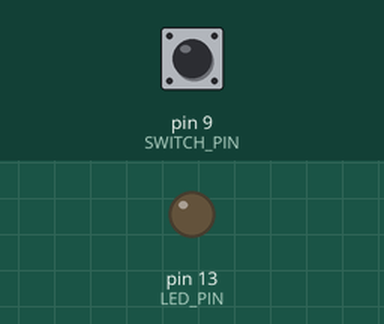
The sketch below on a simulated Arduino Uno, built with avr-gcc and run on an emulated ATmega328P. Shown: output pins drawn as LEDs (lit = HIGH). The test bench sets the inputs (shaded band); at power-on: pin 9 (SWITCH_PIN) HIGH.

Above: at 1.2 s.
1.3 s: pin 9 (SWITCH_PIN) pulled LOW for 0.15 s
At 1.4 s:
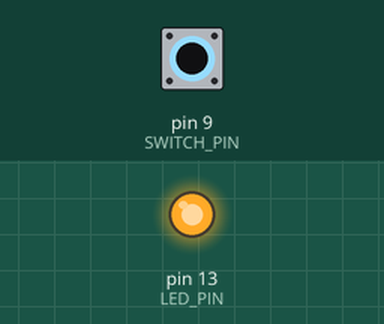
3.0 s: pin 9 (SWITCH_PIN) pulled LOW for 3.2 s
At 6.8 s:
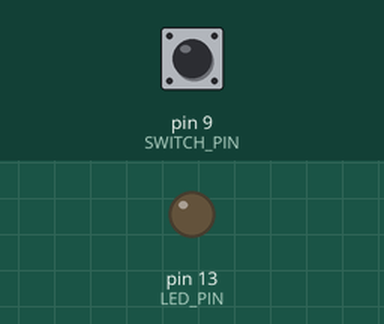
Timing chart, 0 to 8.3 s (numbered marks = the images above; inputs shaded):
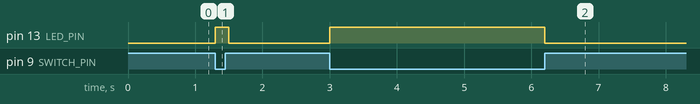

The sketch:

Switch_example.ino
```cpp
#define LED_PIN 13
#define SWITCH_PIN 9

bool switch_State;

void setup() {
    pinMode(LED_PIN, OUTPUT);
    pinMode(SWITCH_PIN, INPUT_PULLUP);
}

void loop() {

    switch_State = digitalRead(SWITCH_PIN);

    if(switch_State){
        digitalWrite(LED_PIN, LOW);
    } else {
        digitalWrite(LED_PIN, HIGH);
    }

    delay(100);

}
```

Measured:
- after the input at 1.3 s, pin 13 (LED_PIN): LOW → HIGH at once, → LOW 0.20 s later
- after the input at 3.0 s, pin 13 (LED_PIN): LOW → HIGH at once, → LOW 3.2 s later
